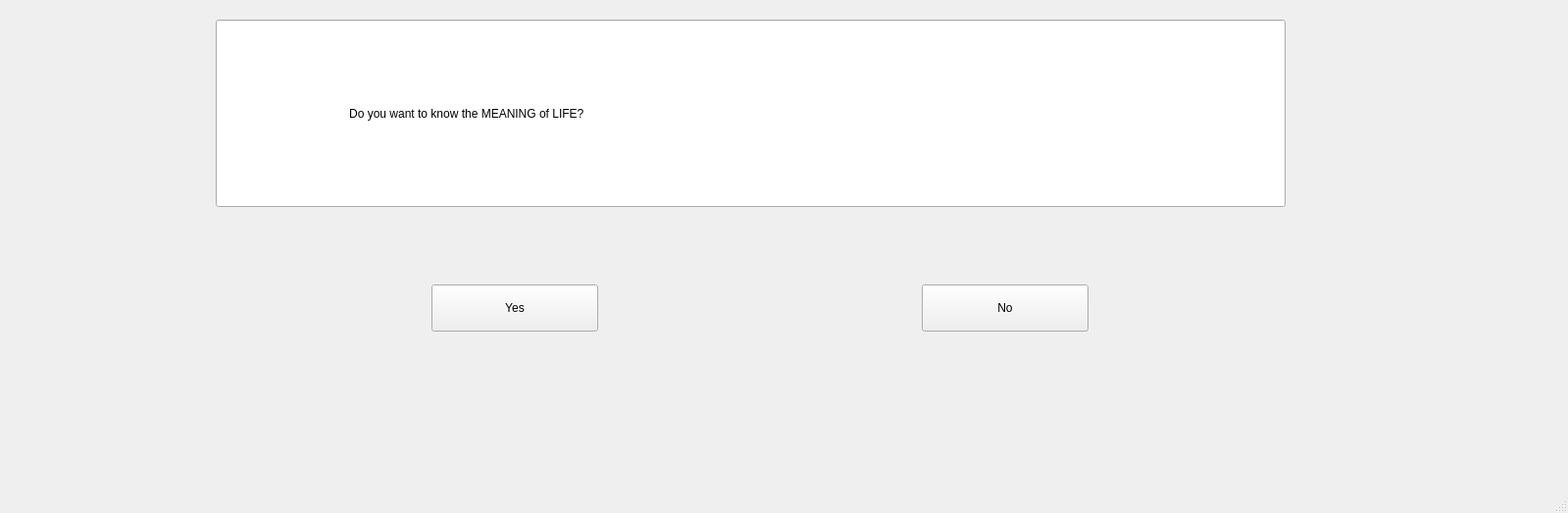
<?xml version="1.0" encoding="UTF-8"?>
<ui version="4.0">
 <class>MainWindow</class>
 <widget class="QMainWindow" name="MainWindow">
  <property name="geometry">
   <rect>
    <x>0</x>
    <y>0</y>
    <width>1599</width>
    <height>523</height>
   </rect>
  </property>
  <property name="windowTitle">
   <string>MainWindow</string>
  </property>
  <widget class="QWidget" name="centralwidget">
   <widget class="QLineEdit" name="lineEdit">
    <property name="geometry">
     <rect>
      <x>220</x>
      <y>20</y>
      <width>1091</width>
      <height>191</height>
     </rect>
    </property>
    <property name="text">
     <string>                                        Do you want to know the MEANING of LIFE?</string>
    </property>
   </widget>
   <widget class="QPushButton" name="pushButton">
    <property name="geometry">
     <rect>
      <x>440</x>
      <y>290</y>
      <width>170</width>
      <height>48</height>
     </rect>
    </property>
    <property name="text">
     <string>Yes</string>
    </property>
   </widget>
   <widget class="QPushButton" name="pushButton_2">
    <property name="geometry">
     <rect>
      <x>940</x>
      <y>290</y>
      <width>170</width>
      <height>48</height>
     </rect>
    </property>
    <property name="text">
     <string>No</string>
    </property>
   </widget>
  </widget>
  <widget class="QMenuBar" name="menubar">
   <property name="geometry">
    <rect>
     <x>0</x>
     <y>0</y>
     <width>1599</width>
     <height>39</height>
    </rect>
   </property>
  </widget>
  <widget class="QStatusBar" name="statusbar"/>
 </widget>
 <resources/>
 <connections/>
</ui>
